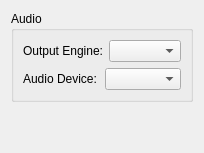
<?xml version="1.0" encoding="utf-8"?>

<ui version="4.0">
 <class>ConfigureAudio</class>
 <widget class="QWidget" name="ConfigureAudio">
  <layout class="QVBoxLayout">
   <item>
    <widget class="QGroupBox">
     <property name="title">
      <string>Audio</string>
     </property>
     <layout class="QVBoxLayout">
      <item>
       <layout class="QHBoxLayout">
        <item>
         <widget class="QLabel">
          <property name="text">
           <string>Output Engine:</string>
          </property>
         </widget>
        </item>
        <item>
         <widget class="QComboBox" name="output_sink_combo_box">
         </widget>
        </item>
       </layout>
      </item>
       <item>
         <layout class="QHBoxLayout">
           <item>
             <widget class="QLabel">
               <property name="text">
                 <string>Audio Device:</string>
               </property>
             </widget>
           </item>
           <item>
             <widget class="QComboBox" name="audio_device_combo_box">
             </widget>
           </item>
         </layout>
       </item>
     </layout>
    </widget>
   </item>
   <item>
    <spacer>
     <property name="orientation">
      <enum>Qt::Vertical</enum>
     </property>
     <property name="sizeHint" stdset="0">
      <size>
       <width>20</width>
       <height>40</height>
      </size>
     </property>
    </spacer>
   </item>
  </layout>
 </widget>
 <resources />
 <connections />
</ui>
